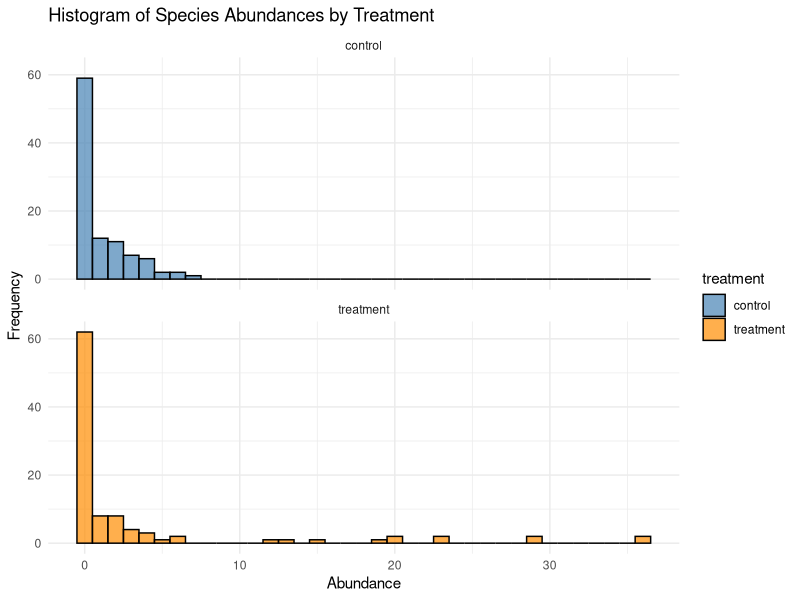
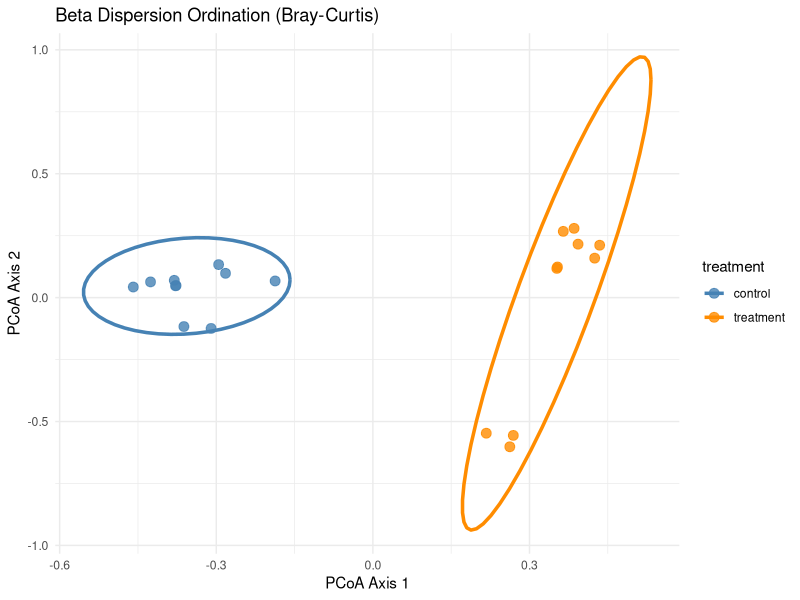
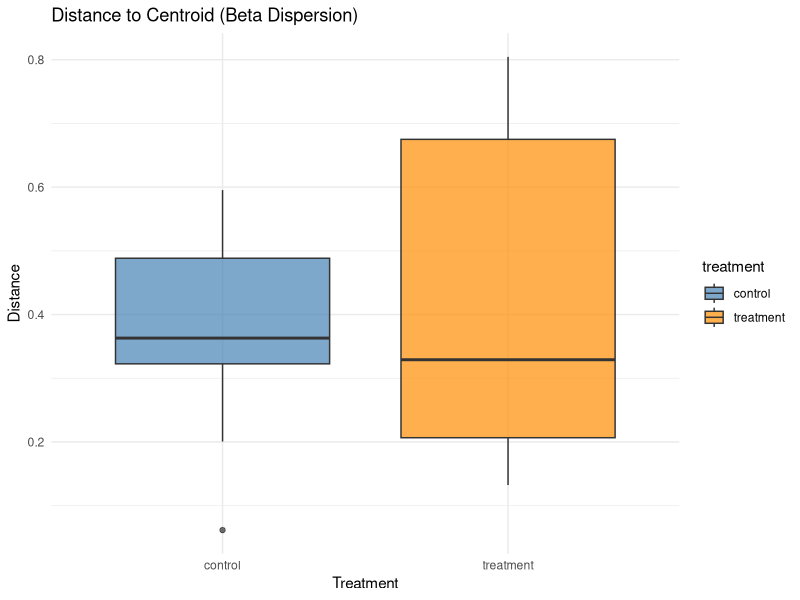
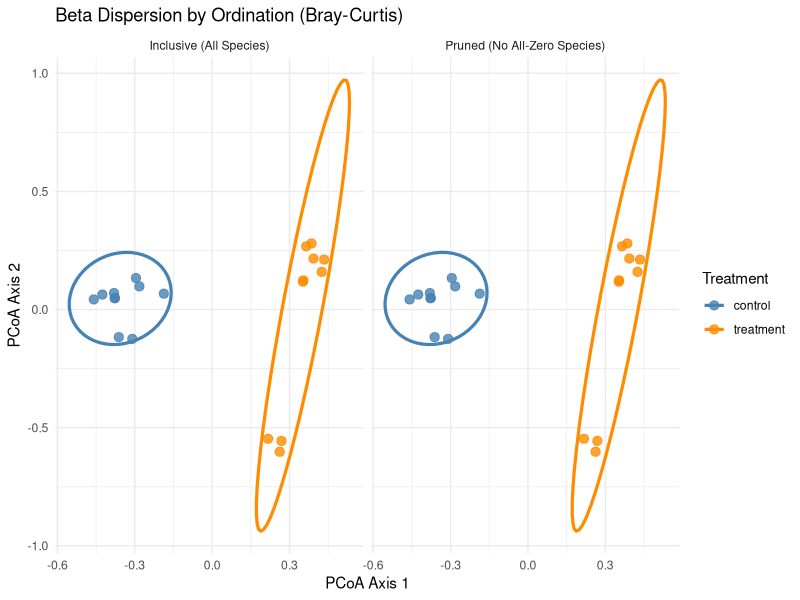
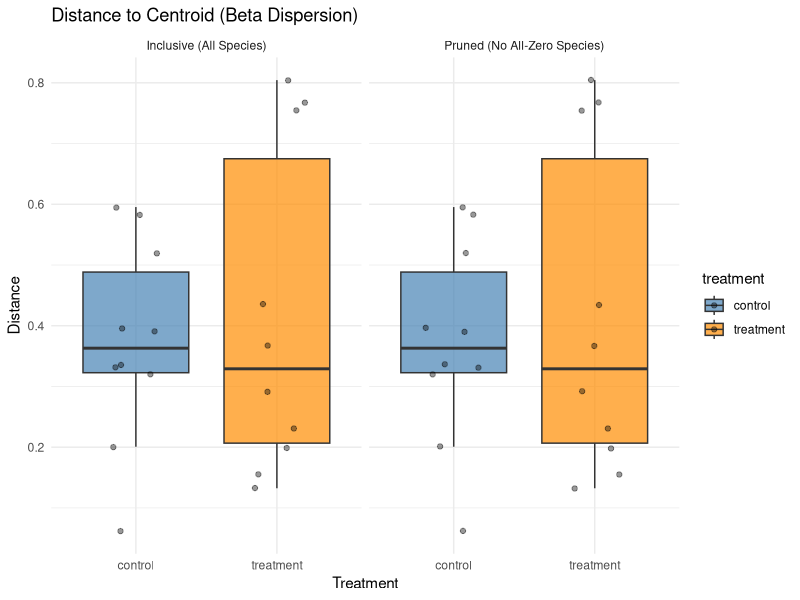
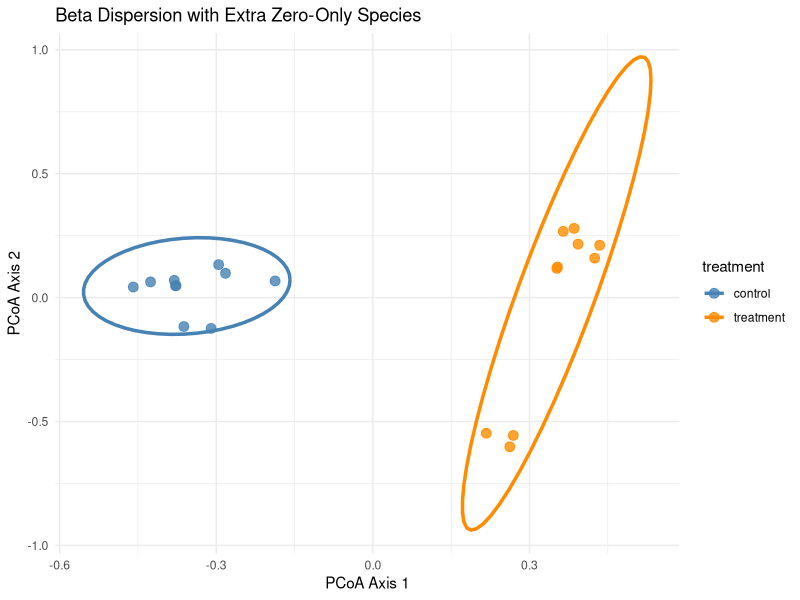
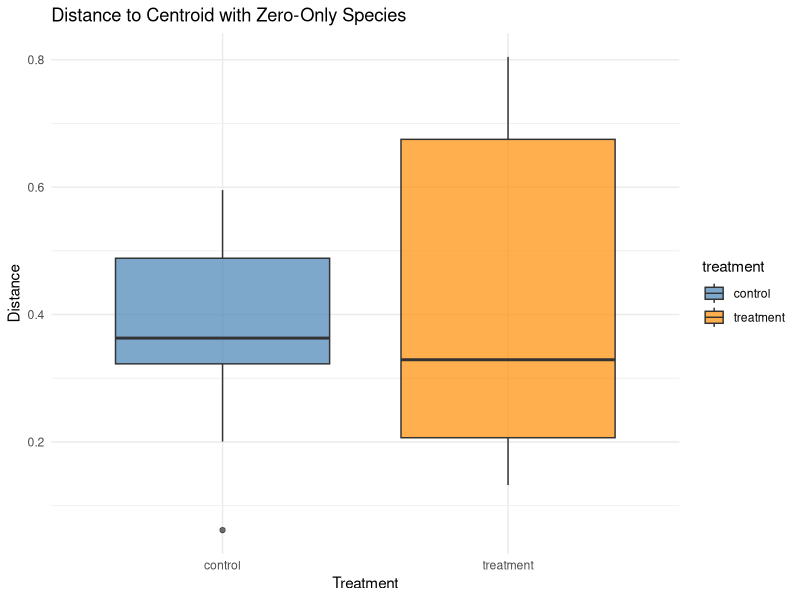

The R script that drew these images, in order:
# Simulate community data to explore whether zero-filling, joint zeroes, and the species pool is affecting Bray-Curtis dissimilarity and beta dispersion

# Max Castorani
# May 5, 2025

# Clear working directory
rm(list = ls())

# Load required packages
library(ggplot2)
library(tidyr)
library(dplyr)
library(vegan)

# Set seed for reproducibility
set.seed(123)

#---------------------------------------------------------------------------------------------------------------------
# SIMULATION 1: BASELINE CASE WITH SAME SPECIES POOL BETWEEN TREATMENTS

# Parameters
num_species <- 10
num_plots_per_treatment <- 10
treatments <- c("control", "treatment")
zero_prob <- 0.3  # Probability of true zeros

# Define mean abundance per species for each treatment (to control average composition)
# Treatment has higher abundance for species 6-10 and lower for 1-5, compared to control
x1 <- 5
x2 <- 2
y1 <- 1
y2 <- 12

lambda_control <- c(rep(x1, num_plots_per_treatment/2), 
                    rep(x2, num_plots_per_treatment/2))
lambda_treatment <- c(rep(y1, num_plots_per_treatment/2), 
                      rep(y2, num_plots_per_treatment/2))

# Optionally add variation in *within-group* (among plots or replicates) variance: make treatment group more variable
treatment_variability_factor <- 3  # Increase variance by scaling lambda randomly

# Create plot metadata
plots <- expand.grid(
  plot = 1:num_plots_per_treatment,
  treatment = treatments
)
plots$plot_id <- paste(plots$treatment, plots$plot, sep = "_")

# Initialize abundance matrix
abundance_matrix <- matrix(NA, nrow = nrow(plots), ncol = num_species)

# Simulate data for each plot
for (i in 1:nrow(plots)) {
  trt <- plots$treatment[i]
  if (trt == "control") {
    lambda_vec <- lambda_control
  } else {
    # Add more within-treatment variation
    lambda_vec <- lambda_treatment * runif(num_species, 1, treatment_variability_factor)
  }
  
  # Draw from Poisson
  abundances <- rpois(num_species, lambda = lambda_vec)
  
  # Apply zero-inflation
  zero_mask <- runif(num_species) < zero_prob
  abundances[zero_mask] <- 0
  
  abundance_matrix[i, ] <- abundances
}

# Assign column names
colnames(abundance_matrix) <- paste0("species_", 1:num_species)

# Combine with metadata
community_data <- cbind(plots[, c("plot_id", "treatment")], abundance_matrix)

# Remove DIFFERENT species from each treatment
# Define the species to be excluded in each treatment
missing_species_control <- paste0("species_", 1:4)
missing_species_treat <- paste0("species_", 5:8)

##Alternative scenario
#missing_species_control <- paste0("species_", 1:2)
#missing_species_treat <- paste0("species_", 3:4)

# Extract the full species data
species_data <- community_data[, grep("^species_", names(community_data))]

# Modify control treatment: set missing species to zero
control_data <- community_data %>% filter(treatment == "control")
control_data[, missing_species_control] <- 0

# Modify treatment: set missing species to zero
treat_data <- community_data %>% filter(treatment == "treatment")
treat_data[, missing_species_treat] <- 0

# Recombine the data (control + treatment)
community_data<- rbind(control_data, treat_data)

# Check community dataframe
head(community_data)

# Reshape to long format
community_long <- community_data %>%
  pivot_longer(cols = starts_with("species_"),
               names_to = "species",
               values_to = "abundance")

# Plot histograms, faceted by treatment
ggplot(community_long, aes(x = abundance, fill = treatment)) +
  geom_histogram(binwidth = 1, color = "black", alpha = 0.7, position = "identity") +
  facet_wrap(~treatment, nrow = 2) +
  scale_fill_manual(values = c("control" = "steelblue", "treatment" = "darkorange")) +
  labs(title = "Histogram of Species Abundances by Treatment",
       x = "Abundance", y = "Frequency") +
  theme_minimal()

# Calculate Bray-Curtis dissimilarity and beta dispersion

# Extract just the species data
species_data <- dplyr::select(community_data, starts_with("species_"))

# Calculate Bray-Curtis dissimilarity matrix
bray_dist <- vegdist(species_data, method = "bray")

# Create treatment factor
treatment_factor <- community_data$treatment

# Calculate beta dispersion using calc_betadisp (same as betadisper)
beta_disp <- betadisper(bray_dist, group = treatment_factor)

# Extract scores for points and centroids
scores_df <- as.data.frame(scores(beta_disp, display = "sites"))
scores_df$treatment <- treatment_factor

# Ellipse plot
ggplot(scores_df, aes(x = PCoA1, y = PCoA2, color = treatment)) +
  stat_ellipse(type = "t", size = 1.2) +
  geom_point(size = 3, alpha = 0.8) +
  scale_color_manual(values = c("control" = "steelblue", "treatment" = "darkorange")) +
  labs(title = "Beta Dispersion Ordination (Bray-Curtis)",
       x = "PCoA Axis 1", y = "PCoA Axis 2") +
  theme_minimal()

# Extract distances to centroid
distances_df <- data.frame(
  distance = beta_disp$distances,
  treatment = treatment_factor
)

ggplot(distances_df, aes(x = treatment, y = distance, fill = treatment)) +
  geom_boxplot(alpha = 0.7) +
  scale_fill_manual(values = c("control" = "steelblue", "treatment" = "darkorange")) +
  labs(title = "Distance to Centroid (Beta Dispersion)",
       y = "Distance", x = "Treatment") +
  theme_minimal()

# Test for differences in dispersion
anova(beta_disp)

# Permutation test 
perm <- permutest(beta_disp, permutations = 999)
print(perm)



#---------------------------------------------------------------------------------------------------------------------
# SIMULATION 2: CONSIDER SCENARIO WHERE ABSENT SPECIES ARE VS. ARE NOT INCLUDED IN THE DATA FRAME
# Test subtle but important data handling issue in community ecology: whether to include or exclude species that are absent from all plots in one treatment, and how that affects dissimilarity metrics and multivariate dispersion.

# Scenario 1 – Inclusive: All species in the pool (species_1 to species_20) are included as columns.
# Some species may be all-zero in a treatment, but they're still in the data frame.

# Scenario 2 – Treatment-specific pruning:
# Each treatment gets its own species matrix. 
# Species absent in all replicates within a treatment are excluded from that treatment’s dataset.
# Then the two treatment-specific matrices are recombined before analysis.

# Compare the Bray-Curtis dissimilarities and beta dispersion from each scenario.


# Scenario 1: We have already done this
species_all <- community_data[, grep("^species_", names(community_data))]
bray_all <- vegdist(species_all, method = "bray")
beta_all <- betadisper(bray_all, group = community_data$treatment)


# Scenario 2: Treatment-specific pruning (exclude species with all zeroes per group)
# Separate treatments

# Extract the full species data
species_data <- community_data[, grep("^species_", names(community_data))]

# Modify control treatment: set missing species to zero
control_data <- community_data %>% filter(treatment == "control")
control_data[, missing_species_control] <- 0

# Modify treatment: set missing species to zero
treat_data <- community_data %>% filter(treatment == "treatment")
treat_data[, missing_species_treat] <- 0

# Remove species that are all zero within each group
control_species <- control_data[, grep("^species_", names(control_data))]
control_nonzero <- control_species[, colSums(control_species) > 0]

treat_species <- treat_data[, grep("^species_", names(treat_data))]
treat_nonzero <- treat_species[, colSums(treat_species) > 0]

# Get union of column names (species present in either group)
all_species <- union(colnames(control_nonzero), colnames(treat_nonzero))

# Function to ensure all species are present (adding missing ones with zeros)
ensure_species <- function(df, all_species) {
  missing <- setdiff(all_species, colnames(df))
  if (length(missing) > 0) {
    for (s in missing) {
      df[[s]] <- 0
    }
  }
  # Reorder columns to match all_species
  df <- df[, all_species]
  return(df)
}

# Apply to both control and treatment
control_mat <- ensure_species(control_nonzero, all_species)
treat_mat <- ensure_species(treat_nonzero, all_species)

missing_in_control <- setdiff(all_species, colnames(control_nonzero))
control_mat[, missing_in_control] <- 0

missing_in_treat <- setdiff(all_species, colnames(treat_nonzero))
treat_mat[, missing_in_treat] <- 0

# Make sure column order is the same
control_mat <- control_mat[, sort(colnames(control_mat))]
treat_mat   <- treat_mat[, sort(colnames(treat_mat))]

# Combine back
species_pruned <- rbind(control_mat, treat_mat)
treatment_vector <- c(rep("control", nrow(control_mat)), rep("treatment", nrow(treat_mat)))

# Calculate distances and beta dispersion
bray_pruned <- vegdist(species_pruned, method = "bray")
beta_pruned <- betadisper(bray_pruned, group = treatment_vector)

# Compare mean distances to centroid
tapply(beta_all$distances, community_data$treatment, mean)
tapply(beta_pruned$distances, treatment_vector, mean)

#Compare beta dispersion statistically
anova(beta_disp) #This is the original beta dispersion
anova(beta_all)  #This is the same as the original beta dispersion
anova(beta_pruned) #This is the "pruned" beta dispersion

# Permutation test for Inclusive (All Species)
perm_all <- permutest(beta_all, permutations = 999)
print(perm_all)

# Permutation test for Pruned (No All-Zero Species)
perm_pruned <- permutest(beta_pruned, permutations = 999)
print(perm_pruned)


# Calculate ordination scores for both scenarios
scores_all <- as.data.frame(scores(beta_all, display = "sites"))
scores_all$treatment <- community_data$treatment
scores_all$scenario <- "Inclusive (All Species)"

scores_pruned <- as.data.frame(scores(beta_pruned, display = "sites"))
scores_pruned$treatment <- community_data$treatment
scores_pruned$scenario <- "Pruned (No All-Zero Species)"

# Combine for plotting
scores_combined <- rbind(scores_all, scores_pruned)

# Calculate distances to centroid for both scenarios
dist_all <- data.frame(
  distance = beta_all$distances,
  treatment = community_data$treatment,
  scenario = "Inclusive (All Species)"
)

dist_pruned <- data.frame(
  distance = beta_pruned$distances,
  treatment = community_data$treatment,
  scenario = "Pruned (No All-Zero Species)"
)

# Combine
distances_combined <- rbind(dist_all, dist_pruned)

ggplot(scores_combined, aes(x = PCoA1, y = PCoA2, color = treatment)) +
  stat_ellipse(type = "t", size = 1.1) +
  geom_point(size = 2.8, alpha = 0.8) +
  scale_color_manual(values = c("control" = "steelblue", "treatment" = "darkorange")) +
  facet_wrap(~ scenario) +
  labs(title = "Beta Dispersion by Ordination (Bray-Curtis)",
       x = "PCoA Axis 1", y = "PCoA Axis 2", color = "Treatment") +
  theme_minimal()

ggplot(distances_combined, aes(x = treatment, y = distance, fill = treatment)) +
  geom_boxplot(alpha = 0.7, outlier.shape = NA) +
  geom_jitter(width = 0.2, alpha = 0.4, size = 1.5) +
  scale_fill_manual(values = c("control" = "steelblue", "treatment" = "darkorange")) +
  facet_wrap(~ scenario) +
  labs(title = "Distance to Centroid (Beta Dispersion)",
       x = "Treatment", y = "Distance") +
  theme_minimal()

# CONCLUSION
# Beta dispersion may differ subtly depending on how species absences are handled—especially if certain species occur only in one treatment.

# Why These Might Be Similar:
  # 1. Bray-Curtis Ignores Joint Absences
  # 2. Bray-Curtis dissimilarity does not count shared zeroes between samples in its calculation. So, species that are entirely absent from one treatment (and set to zero across all plots) may not influence dissimilarity much because in the inclusive case, they're 0 everywhere in that treatment, and in the pruned case, they're simply gone. Either way, pairwise comparisons between plots don't change meaningfully.
  # 3. Dissimilarity is Driven by Present Species. Differences in Bray-Curtis are more influenced by abundance patterns among present species, not species that are absent everywhere in a treatment. 
  # 4. Beta Dispersion Focuses on Within-Group Spread. The betadisper() analysis is about the variability among plots within each treatment. If species with all-zero values in one treatment are simply noise (not affecting variance among replicates), excluding them won’t shift the group’s multivariate spread much.

# We could get stronger divergence between inclusive vs. pruned approaches if:
  # 1. The number of treatment-specific absent species is large relative to total species richness.
  # 2. These “missing” species were non-zero in the other treatment and drove differences in between-treatment composition.
  # 3. We are using a presence-absence metric like Jaccard, where zeros have more influence.


#---------------------------------------------------------------------------------------------------------------------
# SIMULATION 3: ADD SPECIES TO BOTH TREATMENTS AT ZERO ABUNDANCE

# Add 10 all-zero species
num_new_species <- 10
zero_species <- matrix(0, nrow = nrow(community_data), ncol = num_new_species)
colnames(zero_species) <- paste0("species_", 
                                 seq(num_species + 1, num_species + num_new_species))

# Combine with original data
community_data_extended <- cbind(community_data, zero_species)

# Extract new species data (species_1 to species_20)
species_data_extended <- community_data_extended[, grep("^species_", names(community_data_extended))]

# Recalculate Bray-Curtis distance
bray_dist_extended <- vegdist(species_data_extended, method = "bray")

# Beta dispersion
beta_disp_extended <- betadisper(bray_dist_extended, group = community_data_extended$treatment)

# Ordination scores
scores_df_ext <- as.data.frame(scores(beta_disp_extended, display = "sites"))
scores_df_ext$treatment <- community_data_extended$treatment

ggplot(scores_df_ext, aes(x = PCoA1, y = PCoA2, color = treatment)) +
  stat_ellipse(type = "t", size = 1.2) +
  geom_point(size = 3, alpha = 0.8) +
  scale_color_manual(values = c("control" = "steelblue", "treatment" = "darkorange")) +
  labs(title = "Beta Dispersion with Extra Zero-Only Species",
       x = "PCoA Axis 1", y = "PCoA Axis 2") +
  theme_minimal()

# Distances to centroid
distances_df_ext <- data.frame(
  distance = beta_disp_extended$distances,
  treatment = community_data_extended$treatment
)

ggplot(distances_df_ext, aes(x = treatment, y = distance, fill = treatment)) +
  geom_boxplot(alpha = 0.7) +
  scale_fill_manual(values = c("control" = "steelblue", "treatment" = "darkorange")) +
  labs(title = "Distance to Centroid with Zero-Only Species",
       y = "Distance", x = "Treatment") +
  theme_minimal()

# CONCLUSION: Bray-Curtis ignores shared zeros, so adding zero-only species does NOT affect dissimilarity values or the beta dispersion — a useful check on the  analytical pipeline.
